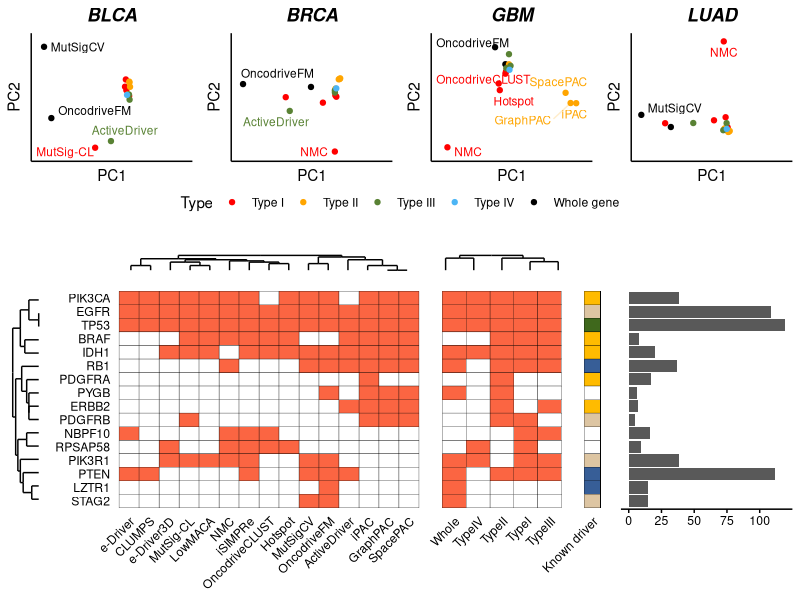

Reproduce this figure in R.
library (ggplot2)
library (pheatmap)
library (reshape2)
library (gridExtra)
library (gplots)
library (ggdendro)
library (grid)
library (ggrepel)

#WE CREATE THE PCA PLOTS WITH THE DIFFERENT METHODS, PART "A" OF THE FIGURE

#THIS IS A FUNCTION THAT EXTRACTS THE LEGEND FROM A GGPLOT
#TOOK IT FROM https://github.com/hadley/ggplot2/wiki/Share-a-legend-between-two-ggplot2-graphs

g_legend<-function(a.gplot){
  tmp <- ggplot_gtable(ggplot_build(a.gplot))
  leg <- which(sapply(tmp$grobs, function(x) x$name) == "guide-box")
  legend <- tmp$grobs[[leg]]
  return(legend)}

#FIRST WE GET THE PCA DATA

#FOR BLCA
blca.data <- read.table ("../raw_data/matrix_pca_blca.txt", sep = "\t", check.names = FALSE, header = TRUE, row.names = 1)

#SUBSET THE COLUMNS WE WANT
blca.bk <- blca.data[,2:ncol(blca.data)]
blca.bk <- as.matrix (blca.bk)

#ADJUST THE LIMITS OF THE P-VALUE SO WE DON'T HAVE ANY 0s
blca.bk <- ifelse (blca.bk < 1e-20, 1e-20, blca.bk)

#CALC PCA AND CREATE DATA FRAME WITH THE RESULT
blca.prcomp <- prcomp (-log10(blca.bk), center = TRUE, scale = TRUE)
blca.pca <- cbind (blca.data, blca.prcomp$x)

#STORE THE PLOT
blca.plot <- ggplot (blca.pca, aes (x = PC1, y = PC2)) + geom_point (aes (color = Type)) + geom_text_repel (aes (label = row.names (blca.pca), color = Type), max.iter = 50000, size = 3, segment.alpha = 0.2)  + theme (axis.line.x = element_line (color = "black"), axis.line.y = element_line (color = "black"), axis.text = element_blank(), axis.ticks = element_blank(), legend.position = "none", panel.background = element_blank()) + ggtitle ("BLCA") + theme (plot.title = element_text (face = "bold.italic", hjust = 0.5)) + xlim (min (blca.pca$PC1) - 1, max (blca.pca$PC1) + 10) + ylim (min (blca.pca$PC2) - 1, max (blca.pca$PC2) + 1) + scale_color_manual (values = c ("red", "orange", "#598234", "#4cb5f5", "black"))

#STORE THE LEGEND
blca.legend <- ggplot (blca.pca, aes (x = PC1, y = PC2)) + geom_point (aes (color = Type)) + theme (axis.line.x = element_line (color = "black"), axis.line.y = element_line (color = "black"), axis.text = element_blank(), axis.ticks = element_blank(), legend.position = "bottom", panel.background = element_blank()) + ggtitle ("BLCA") + theme (plot.title = element_text (face = "bold.italic", hjust = 0.5)) + scale_color_manual (values = c ("red", "orange", "#598234", "#4cb5f5", "black"))
plot.legend <- g_legend (blca.legend)

#SAME FOR BRCA
brca.data <- read.table ("../raw_data/matrix_pca_brca.txt", sep = "\t", check.names = FALSE, header = TRUE, row.names = 1)
brca.bk <- brca.data[,2:ncol(brca.data)]
brca.bk <- as.matrix (brca.bk)
brca.bk <- ifelse (brca.bk < 1e-20, 1e-20, brca.bk)
brca.prcomp <- prcomp (-log10(brca.bk), center = TRUE, scale = TRUE)
brca.pca <- cbind (brca.data, brca.prcomp$x)
brca.plot <- ggplot (brca.pca, aes (x = PC1, y = PC2)) + geom_point (aes (color = Type)) + geom_text_repel (aes (label = row.names (brca.pca), color = Type), max.iter = 50000, size = 3, segment.alpha = 0.2)  + theme (axis.line.x = element_line (color = "black"), axis.line.y = element_line (color = "black"), axis.text = element_blank(), axis.ticks = element_blank(), legend.position = "none", panel.background = element_blank()) + ggtitle ("BRCA") + theme (plot.title = element_text (face = "bold.italic", hjust = 0.5)) + xlim (min (brca.pca$PC1) - 1, max (brca.pca$PC1) + 10) + ylim (min (brca.pca$PC2) - 1, max (brca.pca$PC2) + 10) + scale_color_manual (values = c ("red", "orange", "#598234", "#4cb5f5", "black"))

#SAME FOR GBM
gbm.data <- read.table ("../raw_data/matrix_pca_gbm.txt", sep = "\t", check.names = FALSE, header = TRUE, row.names = 1)
gbm.bk <- gbm.data[,2:ncol(gbm.data)]
gbm.bk <- as.matrix (gbm.bk)
gbm.bk <- ifelse (gbm.bk < 1e-20, 1e-20, gbm.bk)
gbm.prcomp <- prcomp (-log10(gbm.bk), center = TRUE, scale = TRUE)
gbm.pca <- cbind (gbm.data, gbm.prcomp$x)
gbm.plot <- ggplot (gbm.pca, aes (x = PC1, y = PC2)) + geom_point (aes (color = Type)) + geom_text_repel (aes (label = row.names (gbm.pca), color = Type), max.iter = 50000, size = 3, segment.alpha = 0.2)  + theme (axis.line.x = element_line (color = "black"), axis.line.y = element_line (color = "black"), axis.text = element_blank(), axis.ticks = element_blank(), legend.position = "none", panel.background = element_blank()) + ggtitle ("GBM") + theme (plot.title = element_text (face = "bold.italic", hjust = 0.5)) + xlim (min (gbm.pca$PC1) - 1, max (gbm.pca$PC1) + 1) + ylim (min (gbm.pca$PC2) - 1, max (gbm.pca$PC2) + 1) + scale_color_manual (values = c ("red", "orange", "#598234", "#4cb5f5", "black"))

#SAME FOR LUAD
luad.data <- read.table ("../raw_data/matrix_pca_luad.txt", sep = "\t", check.names = FALSE, header = TRUE, row.names = 1)
luad.bk <- luad.data[,2:ncol(luad.data)]
luad.bk <- as.matrix (luad.bk)
luad.bk <- ifelse (luad.bk < 1e-20, 1e-20, luad.bk)
luad.prcomp <- prcomp (-log10(luad.bk), center = TRUE, scale = TRUE)
luad.pca <- cbind (luad.data, luad.prcomp$x)
luad.plot <- ggplot (luad.pca, aes (x = PC1, y = PC2)) + geom_point (aes (color = Type)) + geom_text_repel (aes (label = row.names (luad.pca), color = Type), max.iter = 50000, size = 3, segment.alpha = 0.2)  + theme (axis.line.x = element_line (color = "black"), axis.line.y = element_line (color = "black"), axis.text = element_blank(), axis.ticks = element_blank(), legend.position = "none", panel.background = element_blank()) + ggtitle ("LUAD") + theme (plot.title = element_text (face = "bold.italic", hjust = 0.5)) + xlim (min (luad.pca$PC1) - 1, max (luad.pca$PC1) + 20) + ylim (min (luad.pca$PC2) - 10, max (luad.pca$PC2) + 1) + scale_color_manual (values = c ("red", "orange", "#598234", "#4cb5f5", "black"))


#NOW WE GO FOR PART "B"

pipeline.res <- read.table ("../raw_data/matrix_gbm.txt", sep = "\t", header = TRUE, check.names = FALSE)

#THIS ADJUSTS THE ORDER OF THE "MODE OF ACTION" LEGEND
pipeline.res$Mode <- factor (pipeline.res$Mode, levels = c ("OG", "TSG", "OG/TSG", "Unk", "N/A"))

#WE SUBSET TO THE FRACTION OF GENES WE WANT
#I LIMITED THE PLOT TO GENES DETECTED BY FIVE OR MORE METHODS, OR KNOWN DRIVER GENES IN THAT TISSUE DETECTED AT LEAST ONCE
#FEEL FREE TO ADJUST TO ADD OTHER GENES
pipe.sig <- subset (pipeline.res, Detected > 3 | (Detected > 0 & KnownDriver != "No"))

#SUBSET ONLY THE PART WE WANT
mat.plot <- pipe.sig[,c ("Gene", "MutSigCV", "OncodriveFM", "OncodriveCLUST", "NMC", "MutSig-CL", "e-Driver", "e-Driver3D", "iPAC", "GraphPAC", "SpacePAC", "CLUMPS", "iSIMPRe", "ActiveDriver", "Hotspot", "LowMACA")]
mat.melt <- melt (mat.plot)

#BINARIZE THE PREDICTIONS INSTEAD OF P-VALS
mat.melt$value <- ifelse (mat.melt$value < 0.05, 1, 0)

#RE-CREATE THE MATRIX
mat.plot <- acast (mat.melt, Gene ~ variable, value.var = "value")

#CALC THE CLUSTERING FOR THE METHODS AND GET THE DENDROGRAM
model.meth <- hclust (dist (t(mat.plot)))
dhc.meth <- as.dendrogram (model.meth)
ddata.meth <- dendro_data (dhc.meth, type = "rectangle")
dendro.meth <- ggplot (segment (ddata.meth)) + geom_segment (aes (x = x, y = y, xend = xend, yend = yend)) + theme (panel.background = element_blank(), axis.text = element_blank(), axis.ticks = element_blank(), axis.title = element_blank())

#CALC THE CLUSTERING FOR THE GENES AND GET THE DENDROGRAM
model.gene <- hclust (dist (mat.plot))
dhc.gene <- as.dendrogram (model.gene)
ddata.gene <- dendro_data (dhc.gene, type = "rectangle")
dendro.gene <- ggplot (segment (ddata.gene)) + geom_segment (aes (x = -x, y = -y, xend = -xend, yend = -yend)) + theme (panel.background = element_blank(), axis.text = element_blank(), axis.ticks = element_blank(), axis.title = element_blank()) + coord_flip ()

#RE-ORDER THE GENES
pipe.sig$Gene <- factor (pipe.sig$Gene, levels = rev(rownames (mat.plot)[model.gene$order]))
pipe.melt <- melt (pipe.sig)
pipe.npat <- pipe.melt

#BINARIZE THE PREDICTIONS INSTEAD OF P-VALS
pipe.melt$value <- ifelse (pipe.melt$value < 0.05, "Yes", "No")

#RE-ORDER THE METHODS
methods.sorted <- colnames (mat.plot)[model.meth$order]
methods.sorted[16] <- "NPat"
methods.sorted[17] <- "Detected"
pipe.melt$variable <- factor (pipe.melt$variable, levels = methods.sorted)

#PREPARE THE PLOTS
heat.plot <- ggplot (subset (pipe.melt, !(variable %in% c("NPat", "Detected"))), aes (x = variable, y = Gene)) + geom_tile (aes (fill = value), color = "black") + theme (axis.text = element_text (color = "black"), axis.text.x = element_text (angle = 45, hjust = 1), axis.ticks = element_blank(), axis.line = element_blank(), panel.background = element_blank(), axis.title = element_blank(), legend.position = "none") + scale_fill_manual (name = "Detected", values = c("white", "#FB6542"))
npat.plot <- ggplot (subset (pipe.npat, variable == "NPat"), aes (x = Gene, y = value)) + geom_bar (stat = "identity") + coord_flip() + theme (axis.text.y = element_blank(), axis.ticks.y = element_blank(), axis.title = element_blank(), axis.text.x = element_text (color = "black"), axis.ticks.x = element_line (color = "black"), axis.line.x = element_line (color = "black"), panel.background = element_blank())
known.plot <- ggplot (pipe.melt, aes (x = "Known driver", y = Gene)) + geom_tile (aes (fill = Mode), color = "black") + theme (axis.text.y = element_blank(), axis.ticks = element_blank(), axis.title = element_blank(), axis.text.x = element_text (color = "black", angle = 45, hjust = 1), legend.position = "none", panel.background = element_blank()) + scale_fill_manual (values = c ("#FFBB00", "#375E97", "#3F681C", "#DDC5A2", "white"))
empty.plot <- rectGrob(gp=gpar(col="white"))

#CREATE THE SUMMARY PER CATEGORIES
pipeline.back <- pipeline.res
pipeline.back$Whole <- apply (pipeline.res[,c("OncodriveFM", "MutSigCV")], 1, min)
pipeline.back$TypeI <- apply (pipeline.res[,c("NMC", "OncodriveCLUST", "MutSig-CL", "Hotspot", "iSIMPRe")], 1, min)
pipeline.back$TypeII <- apply (pipeline.res[,c("GraphPAC", "iPAC", "SpacePAC", "CLUMPS")], 1, min)
pipeline.back$TypeIII <- apply (pipeline.res[,c("ActiveDriver", "e-Driver", "LowMACA")], 1, min)
pipeline.back$TypeIV <- pipeline.res$'e-Driver3D'

pipe.back.sig <- subset (pipeline.back, Detected > 3 | (Detected > 0 & KnownDriver != "No"))

mat.back.plot <- pipe.back.sig[,c ("Gene", "Whole", "TypeI", "TypeII", "TypeIII", "TypeIV")]
mat.back.melt <- melt (mat.back.plot)
mat.back.melt$value <- ifelse (mat.back.melt$value < 0.05, 1, 0)
mat.back.plot <- acast (mat.back.melt, Gene ~ variable, value.var = "value")

#CALC DENDROGRAM FROM CATEGORIES
model.type <- hclust (dist (t(mat.back.plot)))
dhc.type <- as.dendrogram (model.type)
ddata.type <- dendro_data (dhc.type, type = "rectangle")
dendro.type <- ggplot (segment (ddata.type)) + geom_segment (aes (x = x, y = y, xend = xend, yend = yend)) + theme (panel.background = element_blank(), axis.text = element_blank(), axis.ticks = element_blank(), axis.title = element_blank())

pipe.back.sig$Gene <- factor (pipe.back.sig$Gene, levels = rev(rownames (mat.plot)[model.gene$order]))
pipe.back.melt <- melt (pipe.back.sig[,c ("Gene", "Whole", "TypeI", "TypeII", "TypeIII", "TypeIV", "NPat", "Detected", "KnownDriver")])
pipe.back.melt$value <- ifelse (pipe.back.melt$value < 0.05, "Yes", "No")

#ORDER CATEGORIES
types.sorted <- colnames (mat.back.plot)[model.type$order]
types.sorted[6] <- "NPat"
types.sorted[7] <- "Detected"
pipe.back.melt$variable <- factor (pipe.back.melt$variable, levels = types.sorted)

#CREATE THE PLOT FOR THE CATEGORIES
type.plot <- ggplot (subset (pipe.back.melt, !(variable %in% c("NPat", "Detected"))), aes (x = variable, y = Gene)) + geom_tile (aes (fill = value), color = "black") + theme (axis.text = element_text (color = "black"), axis.text.x = element_text (angle = 45, hjust = 1), axis.ticks = element_blank(), axis.line = element_blank(), panel.background = element_blank(), axis.title = element_blank(), legend.position = "none") + scale_fill_manual (name = "Detected", values = c("white", "#FB6542")) + theme (axis.text.y = element_blank())

#ADJUST HEIGHTS OF THE METHODS
gA=ggplot_gtable(ggplot_build(heat.plot))
gB=ggplot_gtable(ggplot_build(type.plot))
gC=ggplot_gtable(ggplot_build(known.plot))
gD=ggplot_gtable(ggplot_build(npat.plot))
gE=ggplot_gtable(ggplot_build(dendro.gene))
maxHeight = grid::unit.pmax(gA$heights, gB$heights, gC$heights, gD$heights, gE$heights)
gA$heights <- as.list(maxHeight)
gB$heights <- as.list(maxHeight)
gC$heights <- as.list(maxHeight)
gD$heights <- as.list(maxHeight)
gE$heights <- as.list(maxHeight)

gF=ggplot_gtable(ggplot_build(dendro.meth))
gG=ggplot_gtable(ggplot_build(dendro.type))

maxWidth = grid::unit.pmax(gA$widths, gF$widths)
gA$widths <- as.list(maxWidth)
gF$widths <- as.list(maxWidth)

maxWidth = grid::unit.pmax(gB$widths, gG$widths)
gB$widths <- as.list(maxWidth)
gG$widths <- as.list(maxWidth)

#ARRANGE IT ALL
grid.arrange (arrangeGrob (arrangeGrob(blca.plot, brca.plot, gbm.plot, luad.plot, nrow = 1), plot.legend, ncol = 1, heights = c (10,1)), empty.plot, arrangeGrob(empty.plot, gF, gG, empty.plot, empty.plot, gE, gA, gB, gC, gD, nrow = 2, widths = c (1/10, 4/5, 3/10, 2/25, 2/5), heights = c (1/10, 9/10)), heights = c (6,1,10))
